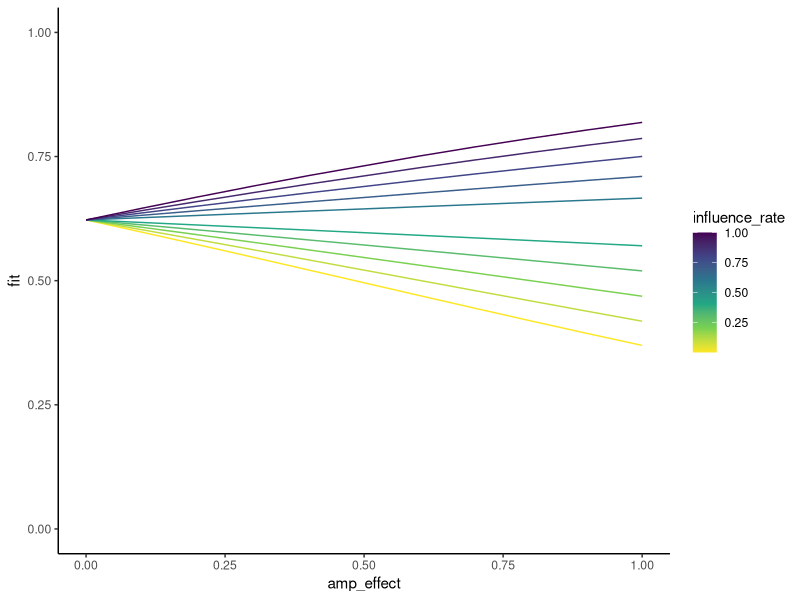
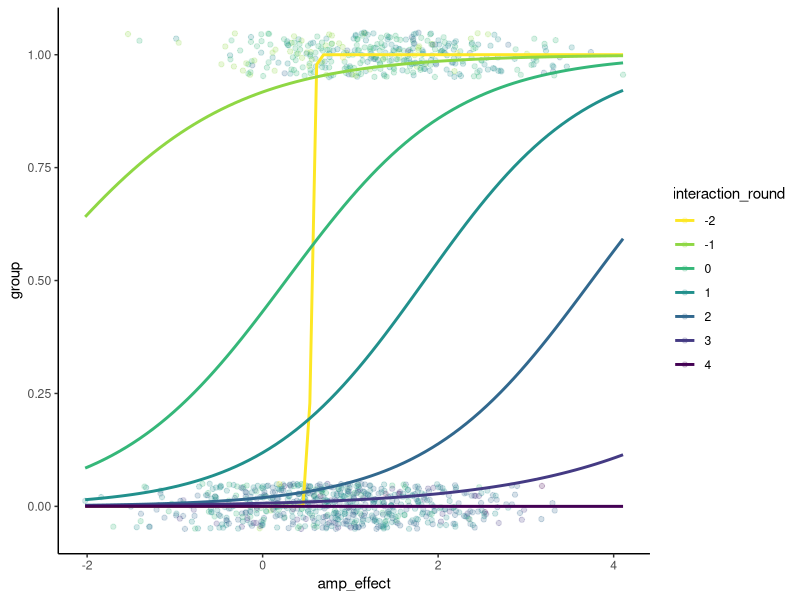
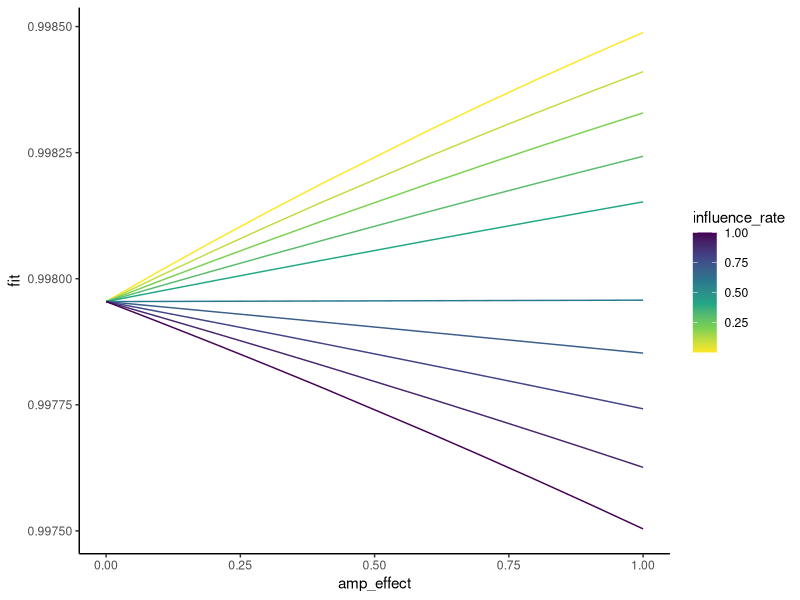
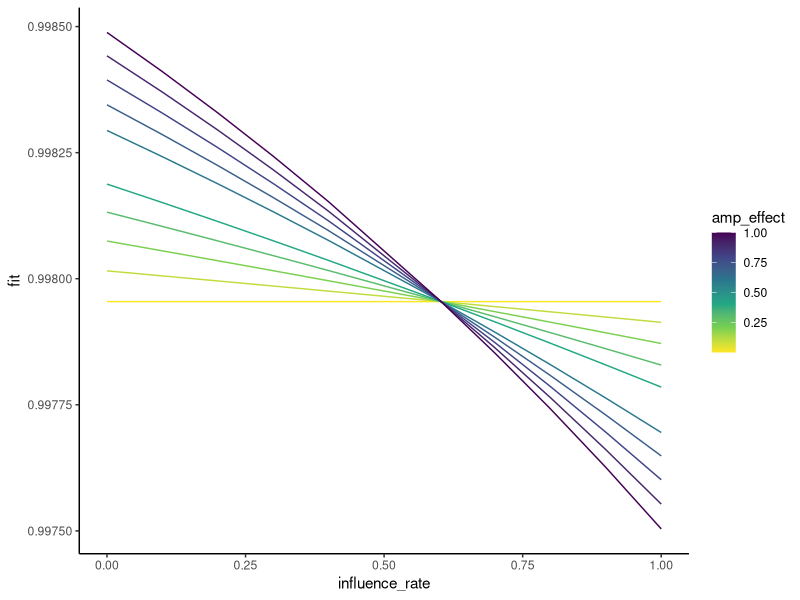

R code for these plots, in order:
## ---- chunk 1

# dependencies
library(tidyverse)
library(effects)

## ---- chunk 2

n <- 100000

amp_effect <- runif(n)
influence_rate <- runif(n)

intercept <- 0
amp_effect_beta <- 1
interaction_beta <- -2

# use logistic error -> corresponds to logistic regression. Normal error to probit regression.
Y <- intercept + amp_effect_beta*amp_effect + interaction_beta*amp_effect*influence_rate + rlogis(n)

data_1 <- data.frame(Y = Y, 
                     amp_effect = amp_effect,
                     influence_rate = influence_rate) %>%
  mutate(group = ifelse(Y <= 0.5, 1, 0))

# coef(lm(Y ~ amp_effect * influence_rate, data = data)) # close to the real values

fit_1 <- glm(group ~ amp_effect + amp_effect:influence_rate, 
             family = binomial(link = "logit"),
             data = data_1)

round(coef(fit_1), 2)

# ggplot(data = data_1,
#        aes(x = amp_effect, 
#            y = group)) +
#   geom_smooth(method = "glm",
#               method.args = list(family = "binomial"),
#               fullrange = TRUE) +
#   scale_colour_viridis_c(direction = -1) +
#   theme_classic() +
#   xlim(0, 1) +
#   ylim(0, 1)

predicted_1 <- as.data.frame(effect("amp_effect:influence_rate", fit_1, xlevels = 10))

ggplot(data = predicted_1,
       aes(x = amp_effect, 
           y = fit, 
           colour = influence_rate, 
           group = influence_rate)) +
  geom_line() +
  scale_colour_viridis_c(direction = -1) +
  theme_classic() +
  xlim(0, 1) +
  ylim(0, 1)

## ---- chunk 3

# https://sas-and-r.blogspot.com/2009/06/example-72-simulate-data-from-logistic.html

intercept         <- 0
amp_effect        <- rnorm(1000, 1, 1)
amp_effect_beta   <- 1
interaction       <- rnorm(1000, 1, 1)
interaction_beta  <- -2


Y <- intercept + amp_effect*amp_effect_beta + interaction*interaction_beta

prob = exp(Y)/(1 + exp(Y))
r_uniform_data = runif(1000, 0, 1)
group = ifelse(r_uniform_data < prob, 1, 0)

data <- 
  data.frame(group = group,
             prob = prob,
             amp_effect = amp_effect,
             interaction = interaction) %>%
  mutate(interaction_round = as.factor(round(interaction, 0)))

ggplot(data = data,
       aes(x = amp_effect, 
           y = group,
           color = interaction_round, 
           group = interaction_round)) +
  geom_jitter(height = 0.05, width = 0, alpha = 0.2) +
  geom_smooth(method = "glm",
              method.args = list(family = "binomial"),
              fullrange = TRUE,
              se = FALSE) +
  scale_colour_viridis_d(direction = -1) +
  theme_classic()

## ---- chunk 4

n                <- 100000

amp_effect       <- runif(n)
influence_rate   <- runif(n)

intercept        <- 0.5
amp_effect_beta  <- 0
interaction_beta <- 1000

# use logistic error -> corresponds to logistic regression. Normal error to probit regression.
z <- intercept + amp_effect_beta*amp_effect + interaction_beta*amp_effect*influence_rate

pr = 1/(1+exp(-z))         # pass through an inv-logit function

group = rbinom(1000, 1, pr)      # bernoulli response variable

data_1b <- data.frame(influence_rate = influence_rate,
                      amp_effect = amp_effect,
                      group = group)

# coef(lm(Y ~ amp_effect * influence_rate, data = data)) # close to the real values

fit_1 <- glm(group ~ amp_effect + amp_effect:influence_rate, 
             family = binomial(link = "logit"),
             data = data_1b)

round(coef(fit_1), 2)

# ggplot(data = data_1,
#        aes(x = amp_effect, 
#            y = group)) +
#   geom_smooth(method = "glm",
#               method.args = list(family = "binomial"),
#               fullrange = TRUE) +
#   scale_colour_viridis_c(direction = -1) +
#   theme_classic() +
#   xlim(0, 1) +
#   ylim(0, 1)

predicted_1 <- as.data.frame(effect("amp_effect:influence_rate", fit_1, xlevels = 10))

ggplot(data = predicted_1,
       aes(x = amp_effect, 
           y = fit, 
           colour = influence_rate, 
           group = influence_rate)) +
  geom_line() +
  scale_colour_viridis_c(direction = -1) +
  theme_classic()

ggplot(data = predicted_1,
       aes(x = influence_rate, 
           y = fit, 
           colour = amp_effect, 
           group = amp_effect)) +
  geom_line() +
  scale_colour_viridis_c(direction = -1) +
  theme_classic()
